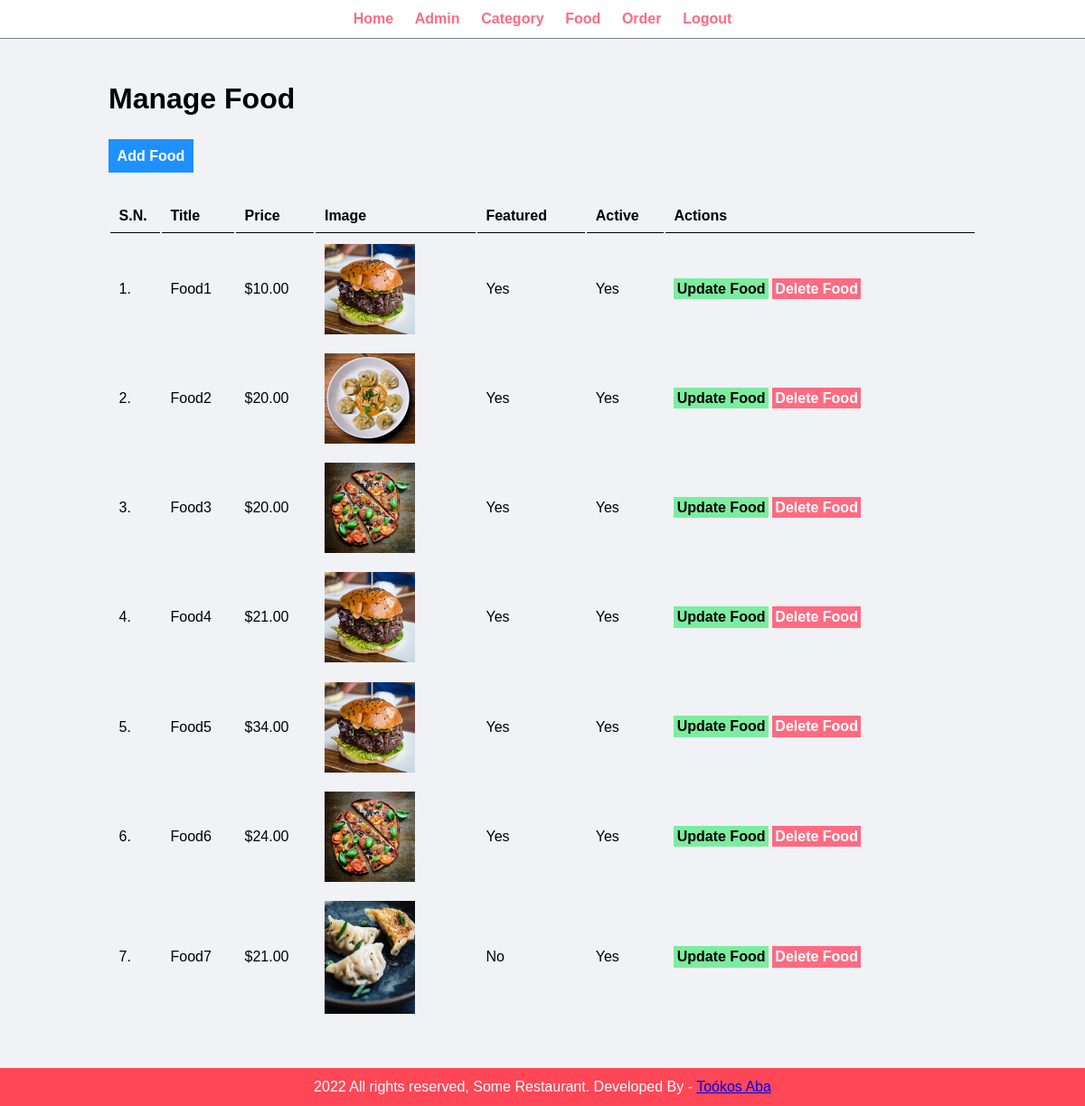
The app's page /admin/manage-food.php (signed in) with its own data.
### tables this page shows
CREATE TABLE `tbl_food` (
  `id` int(10) UNSIGNED NOT NULL,
  `title` varchar(100) NOT NULL,
  `description` text NOT NULL,
  `price` decimal(10,2) NOT NULL,
  `image_name` varchar(255) NOT NULL,
  `category_id` int(10) UNSIGNED NOT NULL,
  `featured` varchar(10) NOT NULL,
  `active` varchar(10) NOT NULL
);

### admin/manage-food.php (the view, shortened to what this page needs)
<?php include('partials/menu.php'); ?>
<div class="main-content">
    <div class="wrapper">
        <h1>Manage Food</h1>
        <br>
        <br>
        <a href="<?php echo SITEURL; ?>admin/add-food.php" class="btn-primary">Add Food</a>
        <br>
        <br>
        <br>
        <table class="tbl-full">
            <tr>
                <th>S.N.</th>
                <th>Title</th>
                <th>Price</th>
                <th>Image</th>
                <th>Featured</th>
                <th>Active</th>
                <th>Actions</th>
            </tr>
            <?php
            $sql = "SELECT * FROM tbl_food";
            $res = mysqli_query($conn, $sql);
            $count = mysqli_num_rows($res);
            $sn = 1;
            if ($count>0)
            {
                while ($row=mysqli_fetch_assoc($res))
                {
                    $id = $row['id'];
                    $title = $row['title'];
                    $price = $row['price'];
                    $image_name = $row['image_name'];
                    $featured = $row['featured'];
                    $active = $row['active'];
                    ?>
                        <tr>
                            <td><?php echo $sn++; ?>. </td>
                            <td><?php echo $title; ?></td>
                            <td>$<?php echo $price; ?></td>
                            <td>
                            <?php
                            if ($image_name=="")
                            {
                                echo "<div class='error'>Image not added.</div>";
                            }
                            else
                            {
                                ?>
                                <img src="<?php echo SITEURL; ?>images/food/<?php echo $image_name; ?>" width="100px">
                                <?php
                            }
                            ?>
                            </td>
                            <td><?php echo $featured; ?></td>
                            <td><?php echo $active; ?></td>
                            <td>
                                <a href="<?php echo SITEURL; ?>admin/update-food.php?id=<?php echo $id; ?>" class="btn-secondary">Update Food</a>
                                <a href="<?php echo SITEURL; ?>admin/delete-food.php?id=<?php echo $id; ?>&image_name=<?php echo $image_name; ?>" class="btn-danger">Delete Food</a>
                            </td>
                        </tr>
                    <?php
                }
            }
            else
            {
                echo "<tr><td colspan='7' class='error'> Food not added yet. </td></tr>";
            }
            ?>
        </table>
    </div>
</div>
<?php include('partials/footer.php'); ?>

### css/admin.css (style rules this page uses)
* { margin: 0; padding: 0; font-family: Arial, Helvetica, sans-serif; }
.wrapper { padding: 1%; width: 80%; margin: 0 auto; }
.tbl-full { width: 100%; text-align: left; }
table tr th { border-bottom: 1px solid black; padding: 1%; }
table tr td { padding: 1%; }
.btn-primary { background-color: #1e90ff; padding: 1%; color: white; text-decoration: none; font-weight: bold; }
.btn-secondary { background-color: #7bed9f; padding: 1%; color: black; text-decoration: none; font-weight: bold; }
.btn-danger { background-color: #ff6b81; padding: 1%; color: white; text-decoration: none; font-weight: bold; }
.main-content { background-color: #f1f2f6; padding: 3% 0; }

### records on screen
tbl_food: title "Food1", price "10.00", image_name (picture), featured "Yes", active "Yes"
tbl_food: title "Food2", price "20.00", image_name (picture), featured "Yes", active "Yes"
tbl_food: title "Food3", price "20.00", image_name (picture), featured "Yes", active "Yes"
tbl_food: title "Food4", price "21.00", image_name (picture), featured "Yes", active "Yes"
tbl_food: title "Food5", price "34.00", image_name (picture), featured "Yes", active "Yes"
tbl_food: title "Food6", price "24.00", image_name (picture), featured "Yes", active "Yes"
tbl_food: title "Food7", price "21.00", image_name (picture), featured "No", active "Yes"
